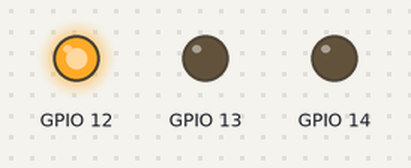
Recording of a sketch running on a simulated ESP32. Parts: output pins drawn as LEDs (lit = HIGH).

Above: at 1.0 s.
At 3.0 s:
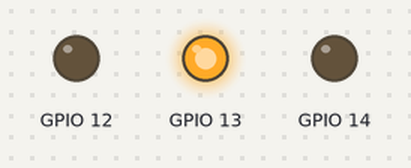
At 5.0 s:
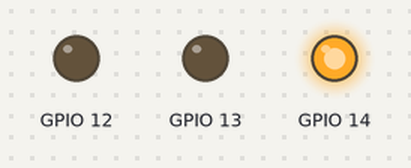
Timing chart, 0 to 7.8 s (numbered marks = the images above):
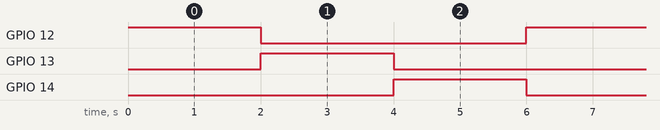

The sketch:

RGB.ino
```cpp
void setup() {
  //defining LED pins as OUTPUT
  pinMode(12,OUTPUT);
  pinMode(13,OUTPUT);
  pinMode(14,OUTPUT);
}

void loop() {
  digitalWrite(12,HIGH);//turn on RED while keeping GREEN,BLUE in off state.
  digitalWrite(13,LOW);
  digitalWrite(14,LOW);
  delay(2000);

  digitalWrite(12,LOW);//turn on GREEN while keeping RED,BLUE in off state.
  digitalWrite(13,HIGH);
  digitalWrite(14,LOW);
  delay(2000);

  digitalWrite(12,LOW);//turn on BLUE while keeping GREEN,RED in off state.
  digitalWrite(13,LOW);
  digitalWrite(14,HIGH);
  delay(2000);
}
```

Measured:
- by itself, GPIO 12–14: alternates HIGH for 2.0 s and LOW for 4.0 s
- by itself, everything shown: repeats every 6.0 s, in 3 steps
